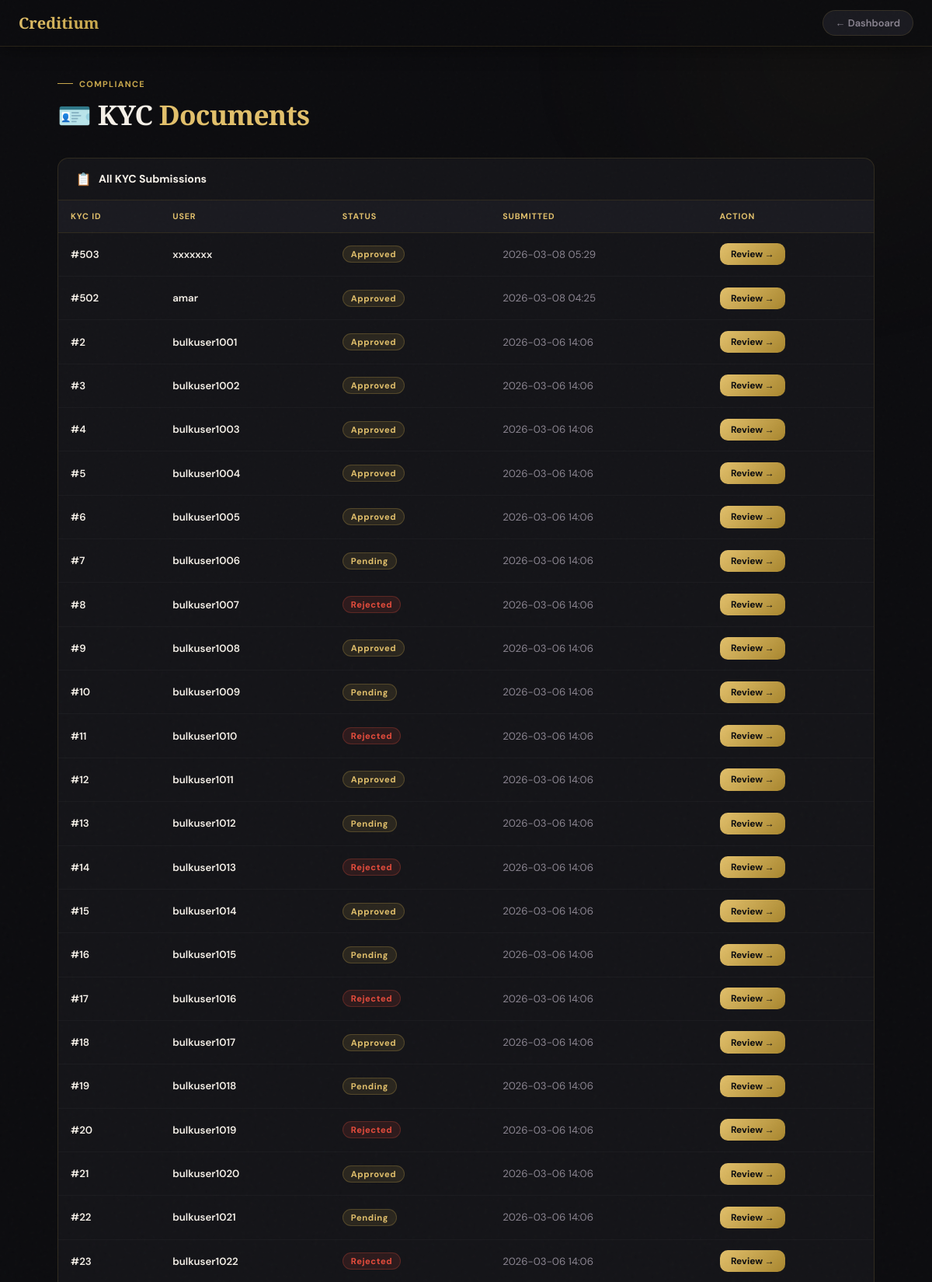
/admin/users/kyc_list (signed in, upper part), run on the app's committed database.
### app.py (models this page shows)
class KYC(db.Model):
    __tablename__ = 'kyc'
    id = db.Column(db.Integer, primary_key=True)
    user_id = db.Column(db.Integer, db.ForeignKey('user.id'), nullable=False)
    full_name = db.Column(db.String(200))
    dob = db.Column(db.String(50))
    address = db.Column(db.Text)
    aadhaar = db.Column(db.String(50))
    pan = db.Column(db.String(50))
    live_photo = db.Column(db.String(300))
    id_front = db.Column(db.String(300))
    id_back = db.Column(db.String(300))
    salary_slip = db.Column(db.String(300))
    bank_statement = db.Column(db.String(300))
    status = db.Column(db.String(20), default="Pending")  # Pending / Approved / Rejected
    timestamp = db.Column(db.DateTime, default=datetime.utcnow)

class User(db.Model):
    __tablename__ = 'user'
    id = db.Column(db.Integer, primary_key=True)
    username = db.Column(db.String(150), unique=True, nullable=False)
    email = db.Column(db.String(150), unique=True, nullable=False)  # unique
    mobile = db.Column(db.String(30), unique=True, nullable=False)   # unique
    password = db.Column(db.String(200), nullable=False)
    age = db.Column(db.Integer, nullable=False)
    gender = db.Column(db.String(20), nullable=False)
    profile_image = db.Column(db.String(300), nullable=True)
    status = db.Column(db.String(20), default="Pending")
    wallet = db.relationship('Wallet', backref='user', uselist=False)
    transactions = db.relationship('Transaction', backref='user', lazy=True)
    rewards = db.relationship('Reward', backref='user', lazy=True)
    auto_debits = db.relationship('AutoDebit', backref='user', lazy=True)
    kycs = db.relationship('KYC', backref='user', lazy=True)
    loan_applications = db.relationship('LoanApplication', lazy=True)

### app.py (the view)
@app.route('/admin/users/kyc_list')
def admin_kyc_list():
    if 'admin_id' not in session:
        return redirect(url_for('admin_login'))
    user_id = request.args.get('user_id')
    if user_id:
        kycs = KYC.query.filter_by(user_id=user_id).order_by(KYC.timestamp.desc()).all()
    else:
        kycs = KYC.query.order_by(KYC.timestamp.desc()).all()
    return render_template('admin_kyc_list.html', kycs=kycs)

### templates/admin_kyc_list.html (shortened to what this page needs)
<!DOCTYPE html>
<html lang="en">
<head>
</head>
<body>
<div class="ambient a1"></div>
<div class="topbar">
  <div class="topbar-logo">Creditium</div>
  <a href="{{ url_for('admin_dashboard') }}" class="back-btn">← Dashboard</a>
</div>
<div class="container">
  <div class="page-header">
    <div class="page-eyebrow">Compliance</div>
    <div class="page-title">🪪 KYC <span class="gold">Documents</span></div>
  </div>
  {% if kycs %}
  <div class="sec-card">
    <div class="sec-card-header">
      <span>📋</span>
      <div class="sec-card-title">All KYC Submissions</div>
    </div>
    <div class="table-wrap">
      <table>
        <thead>
          <tr>
            <th>KYC ID</th>
            <th>User</th>
            <th>Status</th>
            <th>Submitted</th>
            <th>Action</th>
          </tr>
        </thead>
        <tbody>
          {% for kyc in kycs %}
          <tr>
            <td class="td-primary">#{{ kyc.id }}</td>
            <td class="td-primary">{{ kyc.user.username if kyc.user else 'User ' ~ kyc.user_id }}</td>
            <td>
              <span class="badge {% if kyc.status == 'Verified' %}badge-verified{% elif kyc.status == 'Rejected' %}badge-rejected{% else %}badge-pending{% endif %}">
                {{ kyc.status }}
              </span>
            </td>
            <td>
              {% if kyc.timestamp %}{{ kyc.timestamp.strftime('%Y-%m-%d %H:%M') }}{% else %}N/A{% endif %}
            </td>
            <td>
              <a href="{{ url_for('admin_review_kyc', kyc_id=kyc.id) }}" class="review-btn">Review →</a>
            </td>
          </tr>
          {% endfor %}
        </tbody>
      </table>
    </div>
  </div>
  {% else %}
    <div class="no-kyc">No KYC submissions found.</div>
  {% endif %}
</div>
</body>
</html>

### templates/admin_kyc_list.html (style rules this page uses)
:root { --gold: #C9A84C; --gold-light: #E2C06B; --gold-dark: #A8862E; --bg: #0C0C0F; --surface: #141418; --surface2: #1A1A20; --surface3: #22222A; --border: rgba(201,168,76,0.15); --border-hover: rgba(201,168,76,0.4); --text: #F5F0E8; --text-muted: #8A8490; --text-dim: #5A5560; --green: #2ECC71; --red: #E74C3C; --orange: #E67E22; --radius: 14px; --radius-sm: 10px; }
*, *::before, *::after { margin:0; padding:0; box-sizing:border-box; }
html { -webkit-text-size-adjust:100%; }
body { font-family:'DM Sans', sans-serif; background:var(--bg); color:var(--text); min-height:100vh; overflow-x:hidden; }
body::before { content:''; position:fixed; inset:0; pointer-events:none; z-index:9999; opacity:0.5; }
.ambient { position:fixed; border-radius:50%; filter:blur(130px); pointer-events:none; z-index:0; }
.a1 { width:500px; height:500px; background:radial-gradient(circle, rgba(201,168,76,0.08) 0%, transparent 70%); top:-180px; right:-120px; animation:dA 22s ease-in-out infinite; }
.topbar { position:sticky; top:0; z-index:100; height:60px; display:flex; align-items:center; justify-content:space-between; padding:0 1.5rem; background:rgba(12,12,15,0.92); backdrop-filter:blur(24px); -webkit-backdrop-filter:blur(24px); border-bottom:1px solid var(--border); box-shadow:0 4px 24px rgba(0,0,0,0.4); }
.topbar-logo { font-family:'Playfair Display', serif; font-size:1.25rem; font-weight:800; background:linear-gradient(135deg,var(--gold-light),var(--gold),var(--gold-dark)); -webkit-background-clip:text; -webkit-text-fill-color:transparent; background-clip:text; background-size:200% auto; animation:shimmer 4s ease-in-out infinite; }
.back-btn { display:inline-flex; align-items:center; gap:0.4rem; padding:0.45rem 1rem; border-radius:50px; border:1px solid var(--border); background:var(--surface2); color:var(--text-muted); text-decoration:none; font-size:0.8rem; font-weight:600; transition:all 0.22s; }
.container { max-width:1100px; margin:0 auto; padding:2rem 1.5rem 4rem; position:relative; z-index:1; animation:fadeUp 0.6s cubic-bezier(0.16,1,0.3,1) both; }
.page-header { margin-bottom:2rem; }
.page-eyebrow { display:inline-flex; align-items:center; gap:0.5rem; color:var(--gold); font-size:0.68rem; font-weight:700; letter-spacing:0.12em; text-transform:uppercase; margin-bottom:0.5rem; }
.page-eyebrow::before { content:''; width:20px; height:1px; background:var(--gold); }
.page-title { font-family:'Playfair Display', serif; font-size:clamp(1.5rem,4vw,2.2rem); font-weight:800; color:var(--text); letter-spacing:-0.02em; }
.page-title .gold { color:var(--gold-light); }
.sec-card { background:var(--surface); border:1px solid var(--border); border-radius:var(--radius); overflow:hidden; }
.sec-card-header { padding:1rem 1.4rem; border-bottom:1px solid var(--border); display:flex; align-items:center; gap:0.6rem; }
.sec-card-title { font-size:0.88rem; font-weight:700; color:var(--text); }
.table-wrap { overflow-x:auto; }
table { width:100%; border-collapse:collapse; font-size:0.83rem; }
thead th { padding:0.85rem 1rem; text-align:left; background:var(--surface2); color:var(--gold-light); font-size:0.67rem; font-weight:700; letter-spacing:0.08em; text-transform:uppercase; border-bottom:1px solid var(--border); white-space:nowrap; }
tbody td { padding:0.85rem 1rem; color:var(--text-muted); border-bottom:1px solid rgba(255,255,255,0.03); white-space:nowrap; }
.td-primary { color:var(--text) !important; font-weight:600; }
.badge { display:inline-flex; align-items:center; padding:3px 10px; border-radius:50px; font-size:0.7rem; font-weight:700; letter-spacing:0.05em; }
.badge-rejected { background:rgba(231,76,60,0.12); color:var(--red); border:1px solid rgba(231,76,60,0.25); }
.badge-pending { background:rgba(201,168,76,0.12); color:var(--gold-light); border:1px solid rgba(201,168,76,0.25); }
.review-btn { display:inline-flex; align-items:center; gap:0.35rem; padding:0.38rem 0.9rem; border-radius:var(--radius-sm); background:linear-gradient(135deg,var(--gold-light),var(--gold-dark)); color:#0C0C0F; text-decoration:none; font-size:0.75rem; font-weight:700; transition:all 0.22s; white-space:nowrap; }

### data on the page
KYC: id "503", user "xxxxxxx", status "Approved", timestamp "2026-03-08 05:29"
KYC: id "502", user "amar", status "Approved", timestamp "2026-03-08 04:25"
KYC: id "2", user "bulkuser1001", status "Approved", timestamp "2026-03-06 14:06"
KYC: id "3", user "bulkuser1002", status "Approved", timestamp "2026-03-06 14:06"
KYC: id "4", user "bulkuser1003", status "Approved", timestamp "2026-03-06 14:06"
KYC: id "5", user "bulkuser1004", status "Approved", timestamp "2026-03-06 14:06"
KYC: id "6", user "bulkuser1005", status "Approved", timestamp "2026-03-06 14:06"
KYC: id "7", user "bulkuser1006", status "Pending", timestamp "2026-03-06 14:06"
KYC: id "8", user "bulkuser1007", status "Rejected", timestamp "2026-03-06 14:06"
KYC: id "9", user "bulkuser1008", status "Approved", timestamp "2026-03-06 14:06"
KYC: id "10", user "bulkuser1009", status "Pending", timestamp "2026-03-06 14:06"
KYC: id "11", user "bulkuser1010", status "Rejected", timestamp "2026-03-06 14:06"
KYC: id "12", user "bulkuser1011", status "Approved", timestamp "2026-03-06 14:06"
KYC: id "13", user "bulkuser1012", status "Pending", timestamp "2026-03-06 14:06"
KYC: id "14", user "bulkuser1013", status "Rejected", timestamp "2026-03-06 14:06"
KYC: id "15", user "bulkuser1014", status "Approved", timestamp "2026-03-06 14:06"
KYC: id "16", user "bulkuser1015", status "Pending", timestamp "2026-03-06 14:06"
KYC: id "17", user "bulkuser1016", status "Rejected", timestamp "2026-03-06 14:06"
KYC: id "18", user "bulkuser1017", status "Approved", timestamp "2026-03-06 14:06"
KYC: id "19", user "bulkuser1018", status "Pending", timestamp "2026-03-06 14:06"
KYC: id "20", user "bulkuser1019", status "Rejected", timestamp "2026-03-06 14:06"
KYC: id "21", user "bulkuser1020", status "Approved", timestamp "2026-03-06 14:06"
KYC: id "22", user "bulkuser1021", status "Pending", timestamp "2026-03-06 14:06"
KYC: id "23", user "bulkuser1022", status "Rejected", timestamp "2026-03-06 14:06"
